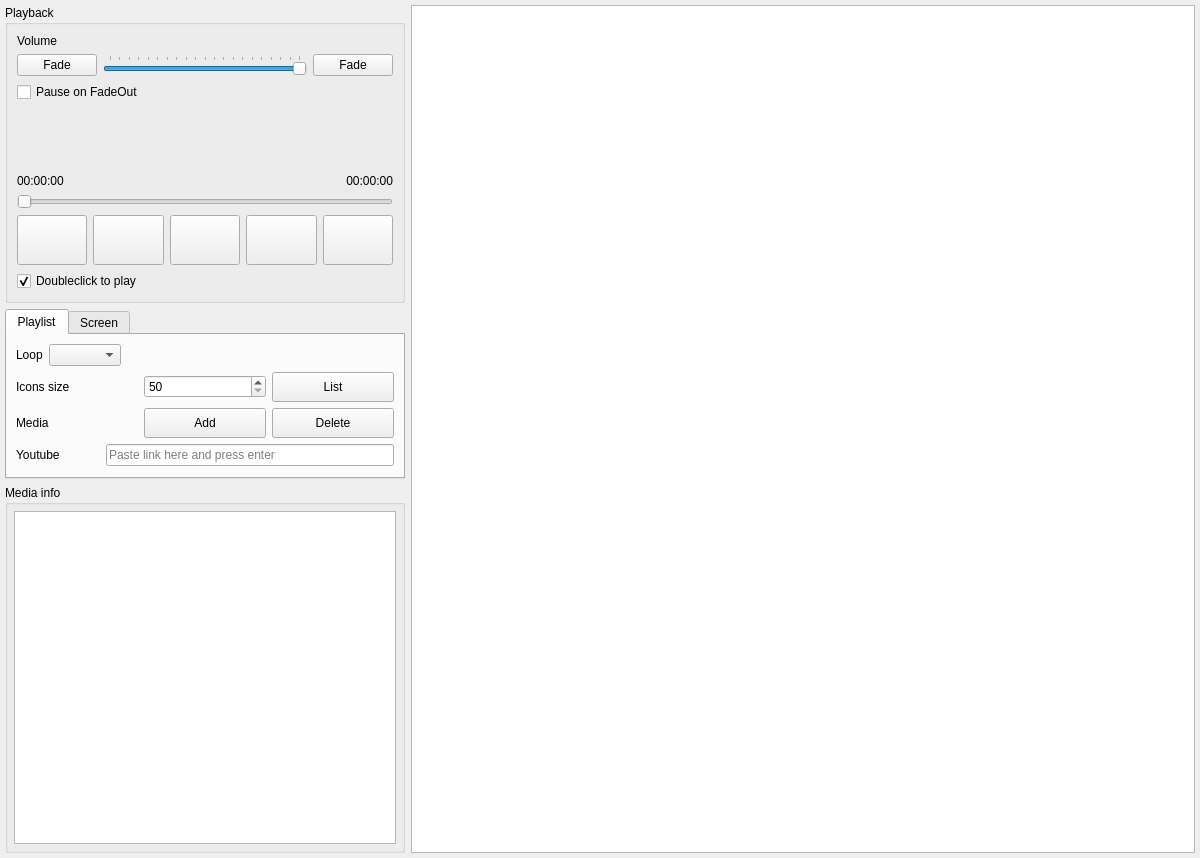
<?xml version="1.0" encoding="UTF-8"?>
<ui version="4.0">
 <class>MainWindow</class>
 <widget class="QWidget" name="MainWindow">
  <property name="geometry">
   <rect>
    <x>0</x>
    <y>0</y>
    <width>1200</width>
    <height>858</height>
   </rect>
  </property>
  <property name="minimumSize">
   <size>
    <width>1200</width>
    <height>800</height>
   </size>
  </property>
  <property name="windowTitle">
   <string>EMedia</string>
  </property>
  <property name="windowIcon">
   <iconset>
    <normaloff>:/images/logo.png</normaloff>:/images/logo.png</iconset>
  </property>
  <layout class="QVBoxLayout" name="verticalLayout_5">
   <property name="leftMargin">
    <number>0</number>
   </property>
   <property name="topMargin">
    <number>0</number>
   </property>
   <property name="rightMargin">
    <number>0</number>
   </property>
   <property name="bottomMargin">
    <number>0</number>
   </property>
   <item>
    <layout class="QHBoxLayout" name="horizontalLayout_8" stretch="0,1">
     <property name="leftMargin">
      <number>5</number>
     </property>
     <property name="topMargin">
      <number>5</number>
     </property>
     <property name="rightMargin">
      <number>5</number>
     </property>
     <property name="bottomMargin">
      <number>5</number>
     </property>
     <item>
      <layout class="QVBoxLayout" name="verticalLayout_3" stretch="0,0,1">
       <item>
        <widget class="QGroupBox" name="groupBox_5">
         <property name="minimumSize">
          <size>
           <width>400</width>
           <height>0</height>
          </size>
         </property>
         <property name="maximumSize">
          <size>
           <width>400</width>
           <height>16777215</height>
          </size>
         </property>
         <property name="title">
          <string>Playback</string>
         </property>
         <layout class="QVBoxLayout" name="verticalLayout_9" stretch="0,0,0,0,0,0,0,0">
          <item>
           <layout class="QHBoxLayout" name="horizontalLayout_11" stretch="1,0">
            <property name="leftMargin">
             <number>0</number>
            </property>
            <property name="topMargin">
             <number>0</number>
            </property>
            <property name="rightMargin">
             <number>0</number>
            </property>
            <property name="bottomMargin">
             <number>0</number>
            </property>
            <item>
             <widget class="QLabel" name="label_3">
              <property name="text">
               <string>Volume</string>
              </property>
             </widget>
            </item>
            <item>
             <widget class="QLabel" name="lbl_volume">
              <property name="minimumSize">
               <size>
                <width>40</width>
                <height>0</height>
               </size>
              </property>
              <property name="maximumSize">
               <size>
                <width>40</width>
                <height>16777215</height>
               </size>
              </property>
              <property name="text">
               <string/>
              </property>
             </widget>
            </item>
           </layout>
          </item>
          <item>
           <layout class="QHBoxLayout" name="horizontalLayout_13">
            <item>
             <widget class="QPushButton" name="btn_fadeout">
              <property name="text">
               <string>Fade</string>
              </property>
             </widget>
            </item>
            <item>
             <widget class="QSlider" name="slider_volume">
              <property name="maximum">
               <number>100</number>
              </property>
              <property name="pageStep">
               <number>5</number>
              </property>
              <property name="sliderPosition">
               <number>100</number>
              </property>
              <property name="orientation">
               <enum>Qt::Horizontal</enum>
              </property>
              <property name="tickPosition">
               <enum>QSlider::TicksAbove</enum>
              </property>
              <property name="tickInterval">
               <number>5</number>
              </property>
             </widget>
            </item>
            <item>
             <widget class="QPushButton" name="btn_fadein">
              <property name="text">
               <string>Fade</string>
              </property>
             </widget>
            </item>
           </layout>
          </item>
          <item>
           <widget class="QCheckBox" name="chk_fadeout_pause">
            <property name="text">
             <string>Pause on FadeOut</string>
            </property>
           </widget>
          </item>
          <item>
           <layout class="QHBoxLayout" name="horizontalLayout_7">
            <item>
             <widget class="QLabel" name="lbl_current_media_thumbnail">
              <property name="minimumSize">
               <size>
                <width>130</width>
                <height>60</height>
               </size>
              </property>
              <property name="maximumSize">
               <size>
                <width>130</width>
                <height>60</height>
               </size>
              </property>
              <property name="text">
               <string/>
              </property>
              <property name="scaledContents">
               <bool>false</bool>
              </property>
              <property name="alignment">
               <set>Qt::AlignCenter</set>
              </property>
             </widget>
            </item>
            <item>
             <widget class="QLabel" name="lbl_current_media">
              <property name="text">
               <string/>
              </property>
              <property name="alignment">
               <set>Qt::AlignLeading|Qt::AlignLeft|Qt::AlignTop</set>
              </property>
              <property name="wordWrap">
               <bool>true</bool>
              </property>
             </widget>
            </item>
           </layout>
          </item>
          <item>
           <layout class="QHBoxLayout" name="horizontalLayout_12">
            <item>
             <widget class="QLabel" name="lbl_current_time">
              <property name="text">
               <string>00:00:00</string>
              </property>
             </widget>
            </item>
            <item>
             <widget class="QLabel" name="lbl_total_time">
              <property name="text">
               <string>00:00:00</string>
              </property>
              <property name="alignment">
               <set>Qt::AlignRight|Qt::AlignTrailing|Qt::AlignVCenter</set>
              </property>
             </widget>
            </item>
           </layout>
          </item>
          <item>
           <widget class="QSlider" name="slider_progress">
            <property name="orientation">
             <enum>Qt::Horizontal</enum>
            </property>
           </widget>
          </item>
          <item>
           <layout class="QHBoxLayout" name="horizontalLayout">
            <item>
             <widget class="QPushButton" name="btn_previous">
              <property name="minimumSize">
               <size>
                <width>50</width>
                <height>50</height>
               </size>
              </property>
              <property name="text">
               <string/>
              </property>
              <property name="icon">
               <iconset>
                <normaloff>:/icons/play-circle.svg</normaloff>:/icons/play-circle.svg</iconset>
              </property>
              <property name="iconSize">
               <size>
                <width>36</width>
                <height>36</height>
               </size>
              </property>
             </widget>
            </item>
            <item>
             <widget class="QPushButton" name="btn_play">
              <property name="minimumSize">
               <size>
                <width>50</width>
                <height>50</height>
               </size>
              </property>
              <property name="text">
               <string/>
              </property>
              <property name="icon">
               <iconset>
                <normaloff>:/icons/play-circle.svg</normaloff>:/icons/play-circle.svg</iconset>
              </property>
              <property name="iconSize">
               <size>
                <width>36</width>
                <height>36</height>
               </size>
              </property>
             </widget>
            </item>
            <item>
             <widget class="QPushButton" name="btn_pause">
              <property name="minimumSize">
               <size>
                <width>50</width>
                <height>50</height>
               </size>
              </property>
              <property name="text">
               <string/>
              </property>
              <property name="icon">
               <iconset>
                <normaloff>:/icons/pause-circle.svg</normaloff>:/icons/pause-circle.svg</iconset>
              </property>
              <property name="iconSize">
               <size>
                <width>36</width>
                <height>36</height>
               </size>
              </property>
             </widget>
            </item>
            <item>
             <widget class="QPushButton" name="btn_stop">
              <property name="minimumSize">
               <size>
                <width>50</width>
                <height>50</height>
               </size>
              </property>
              <property name="text">
               <string/>
              </property>
              <property name="icon">
               <iconset>
                <normaloff>:/icons/stop-circle.svg</normaloff>:/icons/stop-circle.svg</iconset>
              </property>
              <property name="iconSize">
               <size>
                <width>36</width>
                <height>36</height>
               </size>
              </property>
             </widget>
            </item>
            <item>
             <widget class="QPushButton" name="btn_next">
              <property name="minimumSize">
               <size>
                <width>50</width>
                <height>50</height>
               </size>
              </property>
              <property name="text">
               <string/>
              </property>
              <property name="icon">
               <iconset>
                <normaloff>:/icons/play-circle.svg</normaloff>:/icons/play-circle.svg</iconset>
              </property>
              <property name="iconSize">
               <size>
                <width>36</width>
                <height>36</height>
               </size>
              </property>
             </widget>
            </item>
           </layout>
          </item>
          <item>
           <widget class="QCheckBox" name="chk_doubleclick_play">
            <property name="text">
             <string>Doubleclick to play</string>
            </property>
            <property name="checked">
             <bool>true</bool>
            </property>
           </widget>
          </item>
         </layout>
        </widget>
       </item>
       <item>
        <widget class="QTabWidget" name="tabWidget">
         <property name="minimumSize">
          <size>
           <width>400</width>
           <height>0</height>
          </size>
         </property>
         <property name="maximumSize">
          <size>
           <width>400</width>
           <height>16777215</height>
          </size>
         </property>
         <property name="currentIndex">
          <number>0</number>
         </property>
         <widget class="QWidget" name="tab_1">
          <attribute name="title">
           <string>Playlist</string>
          </attribute>
          <layout class="QVBoxLayout" name="verticalLayout">
           <item>
            <layout class="QHBoxLayout" name="horizontalLayout_2" stretch="0,0,0">
             <property name="rightMargin">
              <number>0</number>
             </property>
             <item alignment="Qt::AlignLeft">
              <widget class="QLabel" name="label">
               <property name="text">
                <string>Loop</string>
               </property>
              </widget>
             </item>
             <item>
              <widget class="QComboBox" name="list_loop">
               <property name="enabled">
                <bool>true</bool>
               </property>
              </widget>
             </item>
             <item>
              <spacer name="horizontalSpacer_2">
               <property name="orientation">
                <enum>Qt::Horizontal</enum>
               </property>
               <property name="sizeHint" stdset="0">
                <size>
                 <width>40</width>
                 <height>20</height>
                </size>
               </property>
              </spacer>
             </item>
            </layout>
           </item>
           <item>
            <layout class="QHBoxLayout" name="horizontalLayout_6">
             <item>
              <widget class="QLabel" name="label_2">
               <property name="text">
                <string>Icons size</string>
               </property>
              </widget>
             </item>
             <item>
              <widget class="QSpinBox" name="spin_playlist_icons_size">
               <property name="minimumSize">
                <size>
                 <width>100</width>
                 <height>0</height>
                </size>
               </property>
               <property name="minimum">
                <number>50</number>
               </property>
               <property name="maximum">
                <number>320</number>
               </property>
               <property name="singleStep">
                <number>5</number>
               </property>
               <property name="value">
                <number>50</number>
               </property>
              </widget>
             </item>
             <item>
              <widget class="QPushButton" name="btn_view_mode">
               <property name="minimumSize">
                <size>
                 <width>0</width>
                 <height>30</height>
                </size>
               </property>
               <property name="text">
                <string>List</string>
               </property>
               <property name="checkable">
                <bool>true</bool>
               </property>
              </widget>
             </item>
            </layout>
           </item>
           <item>
            <layout class="QHBoxLayout" name="horizontalLayout_9">
             <item>
              <widget class="QLabel" name="label_4">
               <property name="text">
                <string>Media</string>
               </property>
              </widget>
             </item>
             <item>
              <widget class="QPushButton" name="btn_playlist_add">
               <property name="minimumSize">
                <size>
                 <width>0</width>
                 <height>30</height>
                </size>
               </property>
               <property name="text">
                <string>Add</string>
               </property>
               <property name="iconSize">
                <size>
                 <width>24</width>
                 <height>24</height>
                </size>
               </property>
              </widget>
             </item>
             <item>
              <widget class="QPushButton" name="btn_playlist_del">
               <property name="minimumSize">
                <size>
                 <width>0</width>
                 <height>30</height>
                </size>
               </property>
               <property name="text">
                <string>Delete</string>
               </property>
               <property name="iconSize">
                <size>
                 <width>24</width>
                 <height>24</height>
                </size>
               </property>
              </widget>
             </item>
            </layout>
           </item>
           <item>
            <layout class="QHBoxLayout" name="horizontalLayout_10" stretch="0,0,1">
             <item>
              <widget class="QLabel" name="label_5">
               <property name="text">
                <string>Youtube</string>
               </property>
              </widget>
             </item>
             <item>
              <spacer name="horizontalSpacer_3">
               <property name="orientation">
                <enum>Qt::Horizontal</enum>
               </property>
               <property name="sizeHint" stdset="0">
                <size>
                 <width>40</width>
                 <height>20</height>
                </size>
               </property>
              </spacer>
             </item>
             <item>
              <widget class="QLineEdit" name="link_youtbe">
               <property name="placeholderText">
                <string>Paste link here and press enter</string>
               </property>
              </widget>
             </item>
            </layout>
           </item>
          </layout>
         </widget>
         <widget class="QWidget" name="tab_2">
          <attribute name="title">
           <string>Screen</string>
          </attribute>
          <layout class="QVBoxLayout" name="verticalLayout_2">
           <item>
            <layout class="QHBoxLayout" name="horizontalLayout_3">
             <item>
              <widget class="QPushButton" name="btn_reload_screens">
               <property name="minimumSize">
                <size>
                 <width>30</width>
                 <height>0</height>
                </size>
               </property>
               <property name="maximumSize">
                <size>
                 <width>30</width>
                 <height>16777215</height>
                </size>
               </property>
               <property name="text">
                <string/>
               </property>
               <property name="icon">
                <iconset>
                 <normaloff>:/icons/refresh-ccw.svg</normaloff>:/icons/refresh-ccw.svg</iconset>
               </property>
               <property name="iconSize">
                <size>
                 <width>20</width>
                 <height>20</height>
                </size>
               </property>
              </widget>
             </item>
             <item>
              <widget class="QComboBox" name="list_screens"/>
             </item>
            </layout>
           </item>
           <item>
            <layout class="QHBoxLayout" name="horizontalLayout_5">
             <item>
              <widget class="QPushButton" name="btn_fullscreen">
               <property name="text">
                <string>Fullscreen</string>
               </property>
               <property name="icon">
                <iconset>
                 <normaloff>:/icons/move.svg</normaloff>:/icons/move.svg</iconset>
               </property>
               <property name="iconSize">
                <size>
                 <width>20</width>
                 <height>20</height>
                </size>
               </property>
              </widget>
             </item>
             <item>
              <widget class="QCheckBox" name="chk_play_on_fullscreen">
               <property name="text">
                <string>Play on fullscreen</string>
               </property>
              </widget>
             </item>
            </layout>
           </item>
           <item>
            <layout class="QHBoxLayout" name="horizontalLayout_4">
             <item>
              <spacer name="horizontalSpacer">
               <property name="orientation">
                <enum>Qt::Horizontal</enum>
               </property>
               <property name="sizeHint" stdset="0">
                <size>
                 <width>40</width>
                 <height>20</height>
                </size>
               </property>
              </spacer>
             </item>
             <item>
              <widget class="QPushButton" name="btn_show_hide_screen">
               <property name="text">
                <string>Show/Hide screen</string>
               </property>
              </widget>
             </item>
            </layout>
           </item>
          </layout>
         </widget>
        </widget>
       </item>
       <item>
        <widget class="QGroupBox" name="groupBox_4">
         <property name="minimumSize">
          <size>
           <width>400</width>
           <height>0</height>
          </size>
         </property>
         <property name="maximumSize">
          <size>
           <width>400</width>
           <height>16777215</height>
          </size>
         </property>
         <property name="title">
          <string>Media info</string>
         </property>
         <layout class="QVBoxLayout" name="verticalLayout_7">
          <property name="leftMargin">
           <number>6</number>
          </property>
          <property name="topMargin">
           <number>6</number>
          </property>
          <property name="rightMargin">
           <number>6</number>
          </property>
          <property name="bottomMargin">
           <number>6</number>
          </property>
          <item>
           <widget class="QTreeWidget" name="media_info">
            <property name="editTriggers">
             <set>QAbstractItemView::NoEditTriggers</set>
            </property>
            <property name="verticalScrollMode">
             <enum>QAbstractItemView::ScrollPerPixel</enum>
            </property>
            <property name="rootIsDecorated">
             <bool>false</bool>
            </property>
            <property name="itemsExpandable">
             <bool>false</bool>
            </property>
            <property name="expandsOnDoubleClick">
             <bool>false</bool>
            </property>
            <attribute name="headerVisible">
             <bool>false</bool>
            </attribute>
            <column>
             <property name="text">
              <string notr="true">1</string>
             </property>
            </column>
           </widget>
          </item>
         </layout>
        </widget>
       </item>
      </layout>
     </item>
     <item>
      <layout class="QVBoxLayout" name="verticalLayout_4" stretch="1">
       <property name="leftMargin">
        <number>0</number>
       </property>
       <property name="topMargin">
        <number>0</number>
       </property>
       <property name="rightMargin">
        <number>0</number>
       </property>
       <property name="bottomMargin">
        <number>0</number>
       </property>
       <item>
        <widget class="Playlist" name="playlist">
         <property name="showDropIndicator" stdset="0">
          <bool>false</bool>
         </property>
         <property name="sortingEnabled">
          <bool>false</bool>
         </property>
        </widget>
       </item>
      </layout>
     </item>
    </layout>
   </item>
  </layout>
 </widget>
 <customwidgets>
  <customwidget>
   <class>Playlist</class>
   <extends>QListWidget</extends>
   <header>modules.Playlist</header>
  </customwidget>
 </customwidgets>
 <resources>
  <include location="resources.qrc"/>
 </resources>
 <connections/>
</ui>
